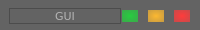
     <widget class="QFrame" name="header_frame">
      <property name="sizePolicy">
       <sizepolicy hsizetype="Preferred" vsizetype="Maximum">
        <horstretch>0</horstretch>
        <verstretch>0</verstretch>
       </sizepolicy>
      </property>
      <property name="minimumSize">
       <size>
        <width>0</width>
        <height>10</height>
       </size>
      </property>
      <property name="maximumSize">
       <size>
        <width>16777215</width>
        <height>30</height>
       </size>
      </property>
      <property name="font">
       <font>
        <family>Arial</family>
       </font>
      </property>
      <property name="styleSheet">
       <string notr="true">background-color: rgb(99,99,99);</string>
      </property>
      <property name="frameShape">
       <enum>QFrame::NoFrame</enum>
      </property>
      <property name="frameShadow">
       <enum>QFrame::Raised</enum>
      </property>
      <layout class="QHBoxLayout" name="horizontalLayout_5">
       <property name="spacing">
        <number>0</number>
       </property>
       <property name="leftMargin">
        <number>9</number>
       </property>
       <property name="topMargin">
        <number>2</number>
       </property>
       <property name="rightMargin">
        <number>9</number>
       </property>
       <property name="bottomMargin">
        <number>0</number>
       </property>
       <item>
        <widget class="QFrame" name="frame_3">
         <property name="sizePolicy">
          <sizepolicy hsizetype="Maximum" vsizetype="Maximum">
           <horstretch>0</horstretch>
           <verstretch>0</verstretch>
          </sizepolicy>
         </property>
         <property name="frameShape">
          <enum>QFrame::StyledPanel</enum>
         </property>
         <property name="frameShadow">
          <enum>QFrame::Raised</enum>
         </property>
        </widget>
       </item>
       <item>
        <widget class="QFrame" name="frame_2">
         <property name="sizePolicy">
          <sizepolicy hsizetype="Minimum" vsizetype="Maximum">
           <horstretch>0</horstretch>
           <verstretch>0</verstretch>
          </sizepolicy>
         </property>
         <property name="frameShape">
          <enum>QFrame::StyledPanel</enum>
         </property>
         <property name="frameShadow">
          <enum>QFrame::Raised</enum>
         </property>
         <layout class="QVBoxLayout" name="verticalLayout_17">
          <property name="spacing">
           <number>0</number>
          </property>
          <property name="leftMargin">
           <number>0</number>
          </property>
          <property name="topMargin">
           <number>0</number>
          </property>
          <property name="rightMargin">
           <number>0</number>
          </property>
          <property name="bottomMargin">
           <number>0</number>
          </property>
          <item>
           <widget class="QLabel" name="label_2">
            <property name="sizePolicy">
             <sizepolicy hsizetype="Minimum" vsizetype="Maximum">
              <horstretch>0</horstretch>
              <verstretch>0</verstretch>
             </sizepolicy>
            </property>
            <property name="font">
             <font>
              <family>Verdana</family>
              <pointsize>8</pointsize>
             </font>
            </property>
            <property name="styleSheet">
             <string notr="true">QLabel {
	color: rgb(180,180,180);
}
</string>
            </property>
            <property name="text">
             <string>GUI</string>
            </property>
            <property name="alignment">
             <set>Qt::AlignCenter</set>
            </property>
           </widget>
          </item>
         </layout>
        </widget>
       </item>
       <item>
        <widget class="QFrame" name="frame_15">
         <property name="sizePolicy">
          <sizepolicy hsizetype="Maximum" vsizetype="Maximum">
           <horstretch>0</horstretch>
           <verstretch>0</verstretch>
          </sizepolicy>
         </property>
         <property name="frameShape">
          <enum>QFrame::NoFrame</enum>
         </property>
         <property name="frameShadow">
          <enum>QFrame::Raised</enum>
         </property>
         <layout class="QHBoxLayout" name="horizontalLayout_4">
          <property name="spacing">
           <number>8</number>
          </property>
          <property name="leftMargin">
           <number>0</number>
          </property>
          <property name="topMargin">
           <number>3</number>
          </property>
          <property name="rightMargin">
           <number>0</number>
          </property>
          <property name="bottomMargin">
           <number>3</number>
          </property>
          <item>
           <widget class="QPushButton" name="restore_window_button">
            <property name="sizePolicy">
             <sizepolicy hsizetype="Maximum" vsizetype="Maximum">
              <horstretch>0</horstretch>
              <verstretch>0</verstretch>
             </sizepolicy>
            </property>
            <property name="font">
             <font>
              <family>Arial Narrow</family>
              <pointsize>5</pointsize>
              <weight>50</weight>
              <bold>false</bold>
              <strikeout>false</strikeout>
              <kerning>true</kerning>
             </font>
            </property>
            <property name="styleSheet">
             <string notr="true">QPushButton {
	
	background-color: qradialgradient(spread:pad, cx:0.5, cy:0.5, radius:2, fx:0.5, fy:0.5, stop:0 rgba(39, 205, 63, 255), stop:1 rgba(255, 255, 255, 0));
	color: rgb(180,180,180);
	border-radius: 7px;
	padding: 2px 0px 2px 0px;
	margin: 3px 1px 3px 1px;
}
QPushButton::hover {
	background-color: qradialgradient(spread:pad, cx:0.5, cy:0.5, radius:2, fx:0.5, fy:0.5, stop:0 rgba(19, 240, 43, 255), stop:1 rgba(255, 255, 255, 0));
	color: rgb(200,200,200);
}
QPushButton::pressed {
	background-color: qradialgradient(spread:pad, cx:0.5, cy:0.5, radius:2, fx:0.5, fy:0.5, stop:0 rgba(39, 205, 63, 255), stop:1 rgba(255, 255, 255, 0));
	color: rgb(200,200,200);
}</string>
            </property>
            <property name="text">
             <string/>
            </property>
            <property name="iconSize">
             <size>
              <width>5</width>
              <height>5</height>
             </size>
            </property>
           </widget>
          </item>
          <item>
           <widget class="QPushButton" name="minimize_window_button">
            <property name="sizePolicy">
             <sizepolicy hsizetype="Maximum" vsizetype="Maximum">
              <horstretch>0</horstretch>
              <verstretch>0</verstretch>
             </sizepolicy>
            </property>
            <property name="font">
             <font>
              <family>Arial Narrow</family>
              <pointsize>5</pointsize>
              <weight>50</weight>
              <italic>false</italic>
              <bold>false</bold>
              <kerning>true</kerning>
             </font>
            </property>
            <property name="styleSheet">
             <string notr="true">QPushButton {
	background-color: qradialgradient(spread:pad, cx:0.5, cy:0.5, radius:2, fx:0.5, fy:0.5, stop:0 rgba(252, 184, 48, 255), stop:1 rgba(255, 255, 255, 0));
	color: rgb(180,180,180);
	border-radius: 7px;
	padding: 2px 0px 2px 0px;
	margin: 3px 1px 3px 1px;

}
QPushButton::hover {
	background-color: qradialgradient(spread:pad, cx:0.5, cy:0.5, radius:2, fx:0.5, fy:0.5, stop:0 rgba(252, 215, 20, 255), stop:1 rgba(255, 255, 255, 0));
	color: rgb(200,200,200);
}
QPushButton::pressed {
	background-color: qradialgradient(spread:pad, cx:0.5, cy:0.5, radius:2, fx:0.5, fy:0.5, stop:0 rgba(252, 184, 48, 255), stop:1 rgba(255, 255, 255, 0));
	color: rgb(200,200,200);
}</string>
            </property>
            <property name="text">
             <string/>
            </property>
            <property name="iconSize">
             <size>
              <width>5</width>
              <height>5</height>
             </size>
            </property>
           </widget>
          </item>
          <item>
           <widget class="QPushButton" name="close_window_button">
            <property name="sizePolicy">
             <sizepolicy hsizetype="Maximum" vsizetype="Maximum">
              <horstretch>0</horstretch>
              <verstretch>0</verstretch>
             </sizepolicy>
            </property>
            <property name="font">
             <font>
              <family>Arial Narrow</family>
              <pointsize>5</pointsize>
             </font>
            </property>
            <property name="styleSheet">
             <string notr="true">QPushButton {
	background-color: qradialgradient(spread:pad, cx:0.5, cy:0.5, radius:2, fx:0.5, fy:0.5, stop:0 rgba(255, 60, 60, 255), stop:1 rgba(255, 255, 255, 0));
	color: rgb(180,180,180);
	border-radius: 7px;
	padding: 2px 0px 2px 0px;
	margin: 3px 1px 3px 1px;

}
QPushButton::hover {
	background-color: qradialgradient(spread:pad, cx:0.5, cy:0.5, radius:2, fx:0.5, fy:0.5, stop:0 rgba(255, 40, 40, 255), stop:1 rgba(255, 255, 255, 0));
	color: rgb(200,200,200);
}
QPushButton::pressed {
	background-color: qradialgradient(spread:pad, cx:0.5, cy:0.5, radius:2, fx:0.5, fy:0.5, stop:0 rgba(255, 60, 60, 255), stop:1 rgba(255, 255, 255, 0));
	color: rgb(200,200,200);
}
</string>
            </property>
            <property name="text">
             <string/>
            </property>
            <property name="iconSize">
             <size>
              <width>5</width>
              <height>5</height>
             </size>
            </property>
           </widget>
          </item>
         </layout>
        </widget>
       </item>
      </layout>
     </widget>
